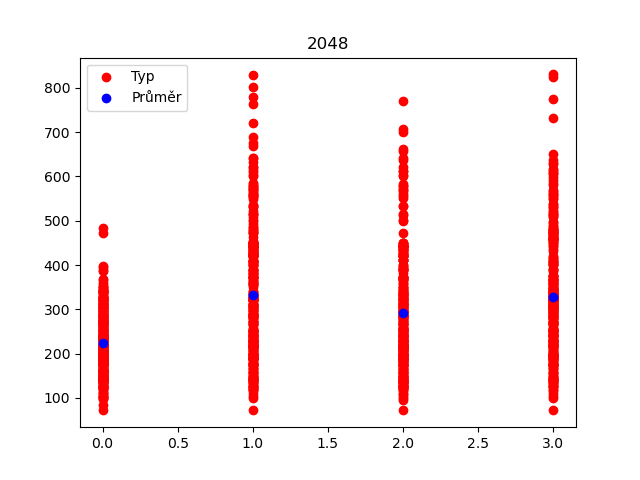

Here is the Python script that generated this plot:
#!/usr/bin/env python3
import matplotlib.pyplot as plt
from scipy import stats
from os.path import exists


result_file = "RESULTS"
results = []
numbers=[]

if exists(result_file):
	with open(result_file) as file:
		current_num = 0
		counter = 0
		for line in file:
			parts = line.split(' ')
			results.append(int(parts[1][:-1]))
			numbers.append(int(parts[0]))
			if numbers[-1] == current_num:
				counter += 1
			elif current_num == 0:
				counter += 1
				current_num = numbers[-1]
			else:
				counter = 1
				current_num = numbers[-1]

middle = [0, 0, 0, 0]
mid_num = [0, 1, 2, 3]

for i in range(len(results)):
	middle[numbers[i]] += results[i]

counter = len(results) / 4

for i in range(len(middle)):
	middle[i] = middle[i] / counter

if len(numbers) != 0:
	slope, intercept, r, p, std_err = stats.linregress(numbers, results)
	def myfunc(x):
		return slope * x + intercept
	model = list(map(myfunc, numbers))
	plt.title("2048")
	plt.scatter(numbers, results, color='Red', label="Typ")
	plt.scatter(mid_num, middle, color='Blue', label="Průměr")
	plt.legend()
	plt.savefig("plot.png")

